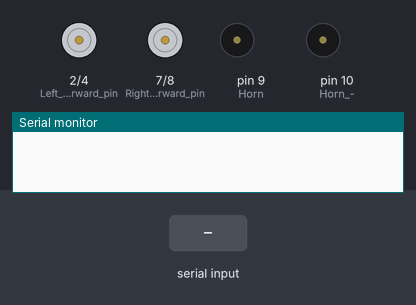
Bench run of a sketch on a simulated Arduino Uno, built with avr-gcc and run on an emulated ATmega328P. Shown: motor-driver pin pairs drawn as motors (green arrow = first pin HIGH = forward, orange = second pin HIGH = backward, longer = more drive), buzzer (waves = sounding, pin HIGH), the last lines printed to the serial monitor. The inputs (shaded band) are chosen by the test bench.

Above: at 1.2 s.
1.3 s: "F" received over Serial
At 2.0 s:
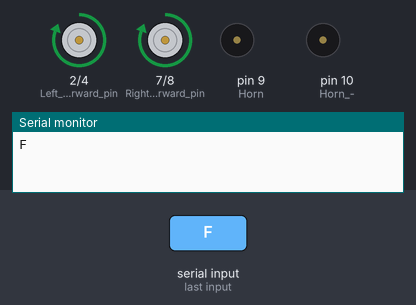
2.8 s: "B" received over Serial
At 3.1 s:
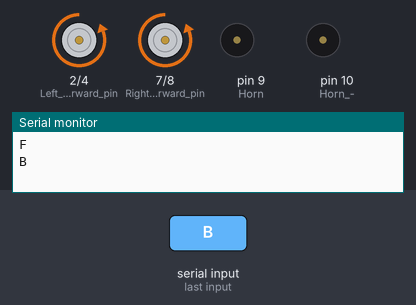
4.3 s: "I" received over Serial
At 5.5 s:
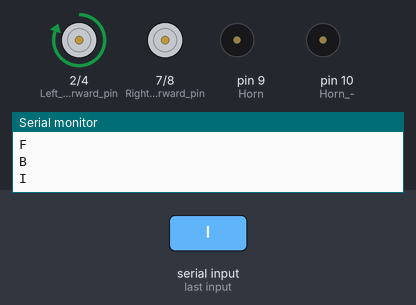
5.8 s: "G" received over Serial
At 6.6 s:
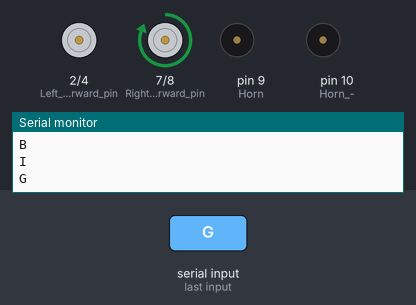
7.3 s: "J" received over Serial
At 7.8 s:
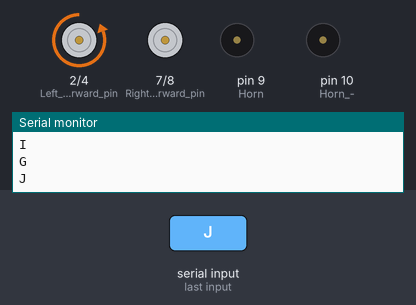
8.8 s: "H" received over Serial
At 10.1 s:
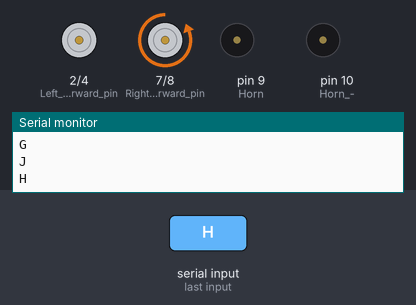
Timing chart, 0 to 11.3 s (numbered marks = the images above; inputs shaded):
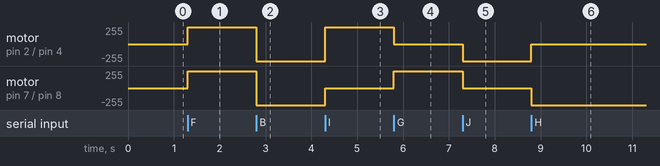

Measured:
- after the input at 1.3 s, motor on pin 2 (Left_motors_forward_pin) / pin 4 (Left_motors_reverse_pin), motor on pin 7 (Right_motors_forward_pin) / pin 8 (Right_motors_reverse_pin): stopped → forward 255/255 at once
- after the input at 2.8 s, motor on pin 2 (Left_motors_forward_pin) / pin 4 (Left_motors_reverse_pin), motor on pin 7 (Right_motors_forward_pin) / pin 8 (Right_motors_reverse_pin): forward 255/255 → backward 255/255 at once
- after the input at 4.3 s, motor on pin 2 (Left_motors_forward_pin) / pin 4 (Left_motors_reverse_pin): backward 255/255 → forward 255/255 at once; motor on pin 7 (Right_motors_forward_pin) / pin 8 (Right_motors_reverse_pin): backward 255/255 → stopped at once
- after the input at 5.8 s, motor on pin 2 (Left_motors_forward_pin) / pin 4 (Left_motors_reverse_pin): forward 255/255 → stopped at once; motor on pin 7 (Right_motors_forward_pin) / pin 8 (Right_motors_reverse_pin): stopped → forward 255/255 at once
- after the input at 7.3 s, motor on pin 2 (Left_motors_forward_pin) / pin 4 (Left_motors_reverse_pin): stopped → backward 255/255 at once; motor on pin 7 (Right_motors_forward_pin) / pin 8 (Right_motors_reverse_pin): forward 255/255 → stopped at once
- after the input at 8.8 s, motor on pin 2 (Left_motors_forward_pin) / pin 4 (Left_motors_reverse_pin): backward 255/255 → stopped at once; motor on pin 7 (Right_motors_forward_pin) / pin 8 (Right_motors_reverse_pin): stopped → backward 255/255 at once

The sketch:

rc_car_control.ino
```cpp
/****************************************************************
Arduino Baud rate: 9600. Works for "Bluetooth RC Controller" app.
App transmission Codes: L(Left), R(Right), F(Forward), B(Backward), I(Forward right), G (Forward left), J(Backward right), H(Backward left),
V(Horn On), v(Horn off), s(Nothing Pressed).

Author: Ankit Kumar Yadav (INDIA)
Date: 16th SEP 2024.
*****************************************************************/


/********************** CODE STARTS: ***********************/
char t;                      // Stores current command.
char previousCommand = ' ';  // Stores last command.

//One time setup.
void setup() {
  pinMode(2, OUTPUT);        // Left motors forward pin (Set it high to execute left motors forward movement).
  pinMode(4, OUTPUT);        // Left motors reverse pin
  pinMode(7, OUTPUT);        // Right motors forward pin
  pinMode(8, OUTPUT);        // Right motors reverse pin
  pinMode(9,OUTPUT);         //Horn +
  pinMode(10, OUTPUT);       //Horn -
  digitalWrite(10, LOW);     //Remains always low (horn negative).
  Serial.begin(9600);
}

//Runs in loop repeatedly.
void loop() {
  if (Serial.available()) {
    t = Serial.read();
    Serial.println(t); //For debugging (serial monitor).

    // Act only if the current command is different from the previous one.
    if (t != previousCommand) {
      previousCommand = t;  // Update the last command.

      //Reset all motors first, to avoid overlapping movement commands.
      digitalWrite(2, LOW);
      digitalWrite(4, LOW);
      digitalWrite(7, LOW);
      digitalWrite(8, LOW);

      if (t == 'F') {       // Move forward.
        digitalWrite(2, HIGH);
        digitalWrite(7, HIGH);
      }
      else if (t == 'B') {  // Move reverse.
        digitalWrite(4, HIGH);
        digitalWrite(8, HIGH);
      }
      else if (t == 'I'){   // Move Forward-Right
        digitalWrite(2,HIGH);
      }
      else if (t == 'G'){   // Move Forward-Left
        digitalWrite(7,HIGH);
      }
      else if (t == 'J'){   // Move Backward-Right
        digitalWrite(4,HIGH);
      }
      else if (t == 'H'){   // Move Backward-Left
        digitalWrite(8,HIGH);
      }
      else if (t == 'L') {   // Spin Left.
        digitalWrite(7, HIGH);
        digitalWrite(4,HIGH);
      }
      else if (t == 'R') {   // Spin Right.
        digitalWrite(2, HIGH);
        digitalWrite(8,HIGH);
      }
      else if (t == 'V') {   // Horn On.
        digitalWrite(9, HIGH);
      }
      else if (t == 'v') {   // Horn Off.
        digitalWrite(9, LOW);
      }
      // 's' = Nothing Pressed -> all LOW already.
    }
  }
}
```
